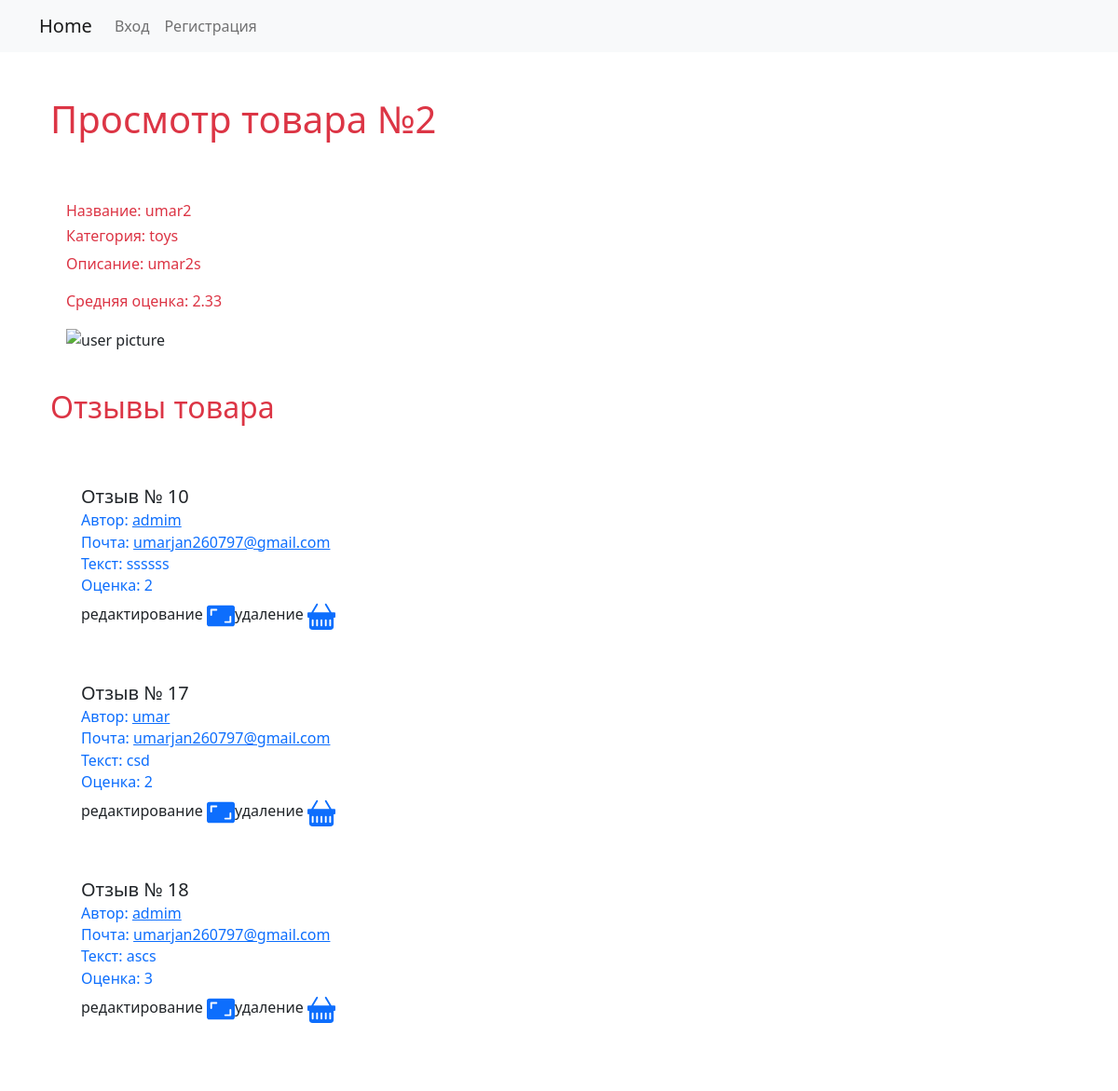
Screenshot of /product/2/ with the database file from the repository.
### webapp/models.py (models this page shows, shortened)
class Product(models.Model):
    name = models.CharField(max_length=100, verbose_name='Название')
    category = models.CharField(max_length=100,choices=STATUS_CHOICES,default=STATUS_CHOICES[0][0], verbose_name='Категория')
    description = models.TextField(max_length=2000, verbose_name='Описание', null=True, blank=True)
    class Meta:
        db_table = 'Products'
        verbose_name = 'Товар'
        verbose_name_plural = 'Товары'
    def average(self):
        reviews = self.reviews.filter(status=True)
        sum = 0
        if reviews:
            for review in reviews:
                sum += review.grade
            return round(sum / len(reviews), 2)
        else:
            return 0

class Review(models.Model):
    author = models.ForeignKey(User, on_delete=models.CASCADE, default=1, verbose_name='Автор', related_name='reviews')
    product = models.ForeignKey('webapp.Product',  on_delete=models.CASCADE, verbose_name='Товар',  related_name='reviews')
    text = models.TextField(max_length=2000, verbose_name='Текст отзыва')
    grade = models.IntegerField(verbose_name='Оценка')
    status = models.BooleanField(verbose_name='Статус', default=False)
    created_at = models.DateTimeField(auto_now_add=True, verbose_name="Время создания")
    updated_at = models.DateTimeField(auto_now=True, verbose_name="Время обновления")
    class Meta:
        db_table = 'Reviews'
        verbose_name = 'Отзыв'
        verbose_name_plural = 'Отзывы'
        permissions = [
            ('can_view_false_reviews', 'Может видеть все не модерированные отзывы')
        ]

### webapp/views/products.py (the view)
# urls.py: path('product/<int:pk>/', ProductView.as_view(), name='product_view'),
class ProductView(DetailView):
    model = Product
    template_name = 'products/view.html'

### webapp/templates/products/view.html (shortened to what this page needs)
{% extends 'base.html' %}
{% block content %}
    <div class="container">
        <div class="my-5">
            <h1 class="text-danger"> Просмотр товара №{{ product.id }}</h1>
        </div>
        <div class="alert" role="alert">
            <h6 class="text-danger">Название: {{ product.name }}</h6>
            <h6 class="text-danger">Категория: {{ product.category }}</h6>
            <p class="text-danger">Описание: {{ product.description }}</p>
            <p class="text-danger" >Cредняя оценка: {{ product.average }}</p>
            {% if product.picture %}
                <img class="avatar" src="{{ product.picture.url }}" width="150" height="150" alt="user picture">
            {% else %}
                <img class="avatar"
                     src="https://st4.depositphotos.com/14953852/24787/v/600/depositphotos_247872612-stock-illustration-no-image-available-icon-vector.jpg"
                     width="250" height="250" alt="user picture">
            {% endif %}
        </div>
                <div class=" my-4" role="alert">
                    <h2 class="text-danger">Отзывы товара</h2>
                </div>
                <div class="alert" role="alert">
                    <div class=" row-cols-1">
                        {% for review in product.reviews.all %}
                            {% if review.status == True %}
                            <div class="col my-2">
                                <div class="">
                                    <div class="card-body">
                                        <h5 class="card-title">Отзыв № {{ review.id }}</h5>
                                        <h6 class="card-subtitle mb-2 text-primary">Автор: <a href="{% url 'accounts:detail' review.author.id %}">{{ review.author.first_name }}</a></h6>
                                        <h6 class="card-subtitle mb-2 text-primary">Почта: <a href="{% url 'accounts:detail' review.author.id %}">{{ review.author.email }}</a></h6>
                                        <h6 class="card-subtitle mb-2 text-primary">Текст: {{ review.text }}</h6>
                                        <h6 class="card-subtitle mb-2 text-primary">Оценка: {{ review.grade }}</h6>
                                        <p> редактирование <a href="{% url "webapp:review_update" review.pk %}"></a>удаление  <a href="{% url "webapp:review_delete" review.pk %}"></a></p>
                                    </div>
                                </div>
                            </div>
                            {% endif %}
                        {% endfor %}
                    </div>
                </div>
    </div>
{% endblock %}

### rows the page displays
Product: id "2", name "umar2", category "toys", description "umar2s", average "2.33"
Review: id "10", author.first_name "admim", author.email "umarjan260797@gmail.com", text "ssssss", grade "2"
Review: id "17", author.first_name "umar", author.email "umarjan260797@gmail.com", text "csd", grade "2"
Review: id "18", author.first_name "admim", author.email "umarjan260797@gmail.com", text "ascs", grade "3"
